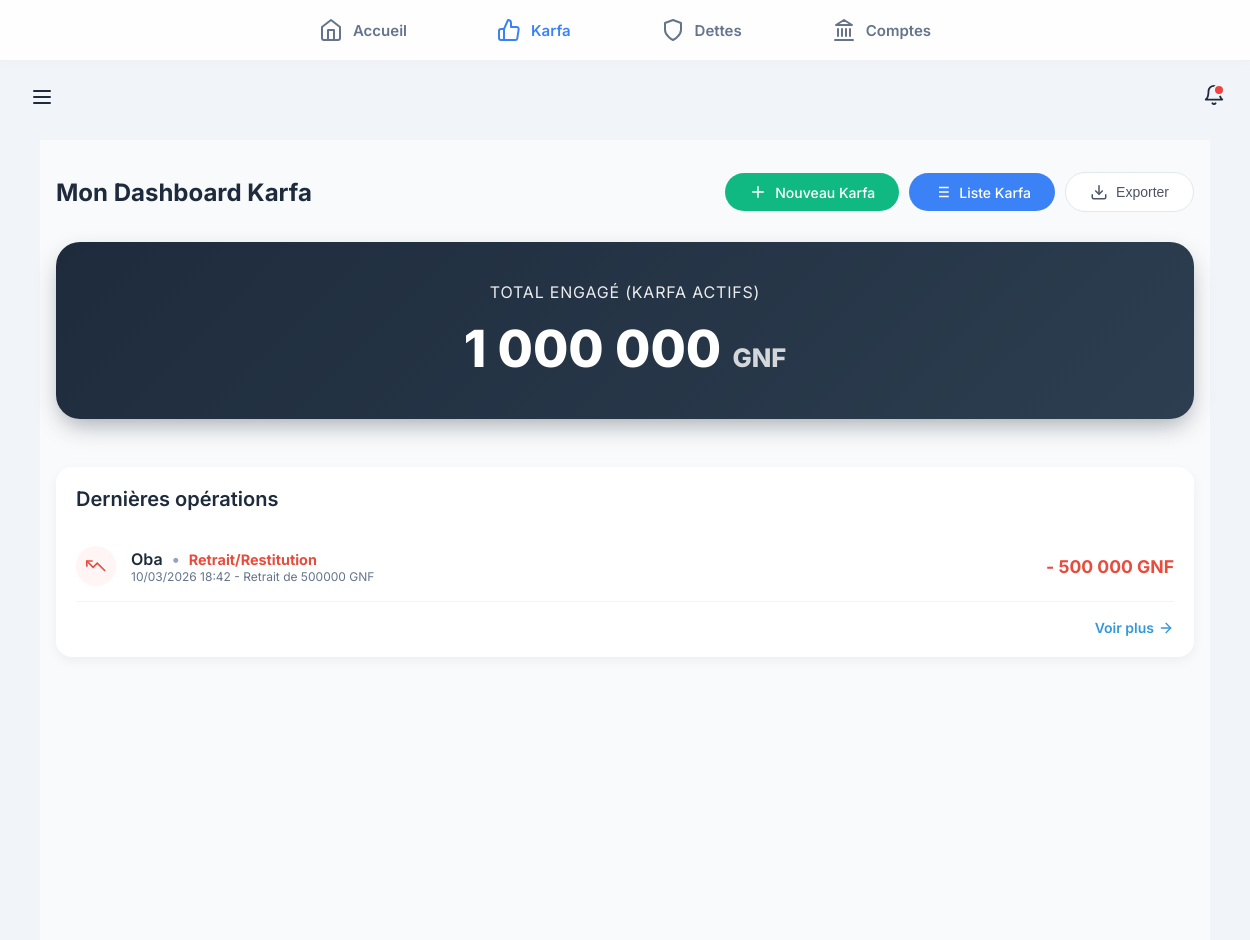
/karfa/ (signed in), run on an earlier commit of the app's database.
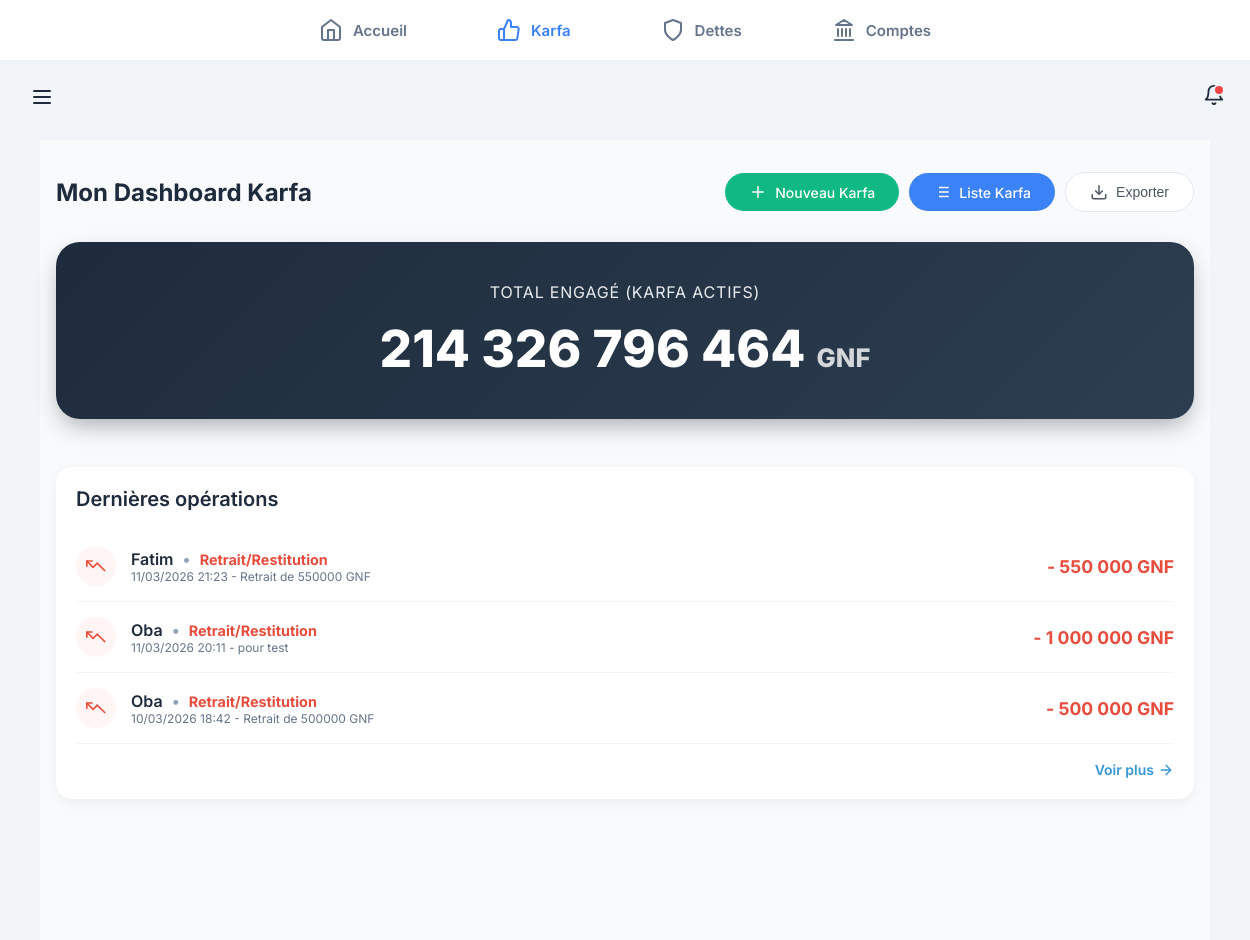
And on a later commit of the database.
### backend/modules/karfa/models/mouvement.py (models this page shows, shortened)
class MouvementKarfa(models.Model):
    TYPE_CREATION = 'CREATION'
    TYPE_AJOUT = 'AJOUT'
    TYPE_RETRAIT = 'RETRAIT'
    TYPE_ANNULATION = 'ANNULATION'
    CHOIX_TYPE = [
        (TYPE_CREATION, 'Création'),
        (TYPE_AJOUT, 'Ajout de fonds'),
        (TYPE_RETRAIT, 'Retrait/Restitution'),
        (TYPE_ANNULATION, 'Annulation'),
    ]
    id = models.UUIDField(
        primary_key=True,
        default=uuid.uuid4,
        editable=False,
        verbose_name='ID'
    )
    karfa = models.ForeignKey(
        'karfa.Karfa',  # Import différé pour éviter circularité
        on_delete=models.CASCADE,
        related_name='mouvements',
        verbose_name='Karfa'
    )
    type = models.CharField(
        max_length=20,
        choices=CHOIX_TYPE,
        verbose_name='Type de mouvement'
    )
    montant = models.DecimalField(
        max_digits=15,
        decimal_places=0,
        verbose_name='Montant (GNF)'
    )
    solde_apres = models.DecimalField(
        max_digits=15,
        decimal_places=0,
        verbose_name='Solde après opération (GNF)'
    )
    date = models.DateTimeField(
        auto_now_add=True,
        verbose_name='Date du mouvement'
    )
    note = models.TextField(
        blank=True,
        verbose_name='Note/Commentaire'
    )
    cree_par = models.ForeignKey(
        User,
        on_delete=models.SET_NULL,
        null=True,
        blank=True,
        related_name='mouvements_karfa',
        verbose_name='Créé par'
    )
    justificatif = models.ImageField(
        upload_to='karfa/mouvements/%Y/%m/',
        null=True,
        blank=True,
        verbose_name='Justificatif'
    )
    class Meta:
        verbose_name = 'Mouvement de Karfa'
        verbose_name_plural = 'Mouvements de Karfa'
        ordering = ['-date']
        indexes = [
            models.Index(fields=['karfa', '-date']),
            models.Index(fields=['type', 'date']),
        ]

### backend/modules/karfa/models/karfa_model.py (models this page shows, shortened)
class Karfa(models.Model):
    STATUT_ACTIF = 'ACTIF'
    STATUT_PARTIELLEMENT_RENDU = 'PARTIELLEMENT_RENDU'
    STATUT_RENDU_TOTAL = 'RENDU_TOTAL'
    STATUT_EN_LITIGE = 'EN_LITIGE'
    CHOIX_STATUT = [
        (STATUT_ACTIF, 'En main'),
        (STATUT_PARTIELLEMENT_RENDU, 'Partiellement rendu'),
        (STATUT_RENDU_TOTAL, 'Rendu totalement'),
        (STATUT_EN_LITIGE, 'En litige'),
    ]
    id = models.UUIDField(
        primary_key=True,
        default=uuid.uuid4,
        editable=False,
        verbose_name='ID'
    )
    beneficiaire = models.CharField(
        max_length=100,
        verbose_name='Bénéficiaire'
    )
    montant_initial = models.DecimalField(
        max_digits=12,
        decimal_places=0,
        validators=[MinValueValidator(0)],
        verbose_name='Montant initial (GNF)'
    )
    montant_actuel = models.DecimalField(
        max_digits=12,
        decimal_places=0,
        validators=[MinValueValidator(0)],
        default=0,
        verbose_name='Montant actuel (GNF)'
    )
    devise = models.CharField(
        max_length=3,
        default='GNF',
        editable=False,
        verbose_name='Devise'
    )
    date_creation = models.DateTimeField(
        auto_now_add=True,
        verbose_name='Date de création'
    )
    date_rendu_total = models.DateTimeField(
        null=True,
        blank=True,
        verbose_name='Date de restitution totale'
    )
    statut = models.CharField(
        max_length=20,
        choices=CHOIX_STATUT,
        default=STATUT_ACTIF,
        verbose_name='Statut'
    )
    motif = models.TextField(
        blank=True,
        verbose_name='Motif du dépôt'
    )
    justificatif = models.ImageField(
        upload_to='karfa/justificatifs/%Y/%m/',
        null=True,
        blank=True,
        verbose_name='Justificatif (photo/reçu)'
    )
    archive = models.BooleanField(
        default=False,
        verbose_name='Archivé'
    )
    date_archivage = models.DateTimeField(
        null=True,
        blank=True,
        verbose_name='Date d\'archivage'
    )
    cree_par = models.ForeignKey(
        User,
        on_delete=models.SET_NULL,
        null=True,
        related_name='karfas_crees',
        verbose_name='Créé par'
    )
    class Meta:
        verbose_name = 'Karfa'
        verbose_name_plural = 'Karfas'
        ordering = ['-date_creation']
        constraints = [
            models.UniqueConstraint(
                fields=['beneficiaire', 'motif', 'date_creation'],
                name='unique_karfa_par_beneficiaire_motif_date',
                condition=models.Q(archive=False)
            )
        ]

### backend/modules/karfa/views/liste.py (the view)
# urls.py: path('', karfa_list, name='karfa_list'),
@login_required
def karfa_list(request):
    karfas = Karfa.objects.filter(cree_par=request.user, archive=False)
    total_engage = karfas.aggregate(total=Sum('montant_actuel'))['total'] or 0
    dernieres_ops = MouvementKarfa.objects.filter(karfa__cree_par=request.user).order_by('-date')[:5]
    context = {
        'karfas': karfas,
        'total_engage': total_engage,
        'dernieres_ops': dernieres_ops,
    }
    return render(request, 'modules/karfa/list.html', context)

### backend/modules/core/templatetags/custom_filters.py (called while the page is built)
@register.filter
def milliers(value):
    try:
        num = float(value)
        if num == int(num):
            return f"{int(num):,}".replace(",", " ")
        return f"{num:,.3f}".rstrip('0').rstrip('.').replace(",", " ").replace(".", ",")
    except:
        return value

### frontend/templates/modules/karfa/list.html (shortened to what the changed rows need)
{% extends 'base.html' %}
{% load static %}
{% load custom_filters %}
{% block content %}
<link rel="stylesheet" href="{% static 'css/karfa.css' %}">
<div class="karfa-dashboard">
    <div class="dashboard-container">
        <header class="dashboard-header" style="display: flex; justify-content: space-between; align-items: center; margin-bottom: 30px; flex-wrap: wrap; gap: 15px;">
            <h1 class="dashboard-title" style="margin: 0; font-size: 24px; font-weight: 700; color: #1e2b3c;">Mon Dashboard Karfa</h1>
        </header>
        <div class="balance-card" style="display: flex; flex-direction: column; align-items: center; justify-content: center; text-align: center; padding: 40px 20px;">
            <div class="balance-main" style="display: flex; flex-direction: column; align-items: center; width: 100%;">
                <span class="balance-label" style="font-size: 1rem; opacity: 0.9; margin-bottom: 8px;">Total Engagé (Karfa Actifs)</span>
                <span class="balance-amount" style="font-size: clamp(1.8rem, 8vw, 3.2rem); word-break: break-all; line-height: 1.2;">{{ total_engage|default:0|milliers }} <span style="font-size: 0.5em; opacity: 0.8;">GNF</span></span>
            </div>
        </div>
        <div style="background: white; border-radius: 16px; padding: 20px; box-shadow: 0 4px 12px rgba(0,0,0,0.05); margin-bottom: 30px;">
            <div class="op-list" style="display: flex; flex-direction: column;">
                {% for op in dernieres_ops %}
                <div style="display: flex; justify-content: space-between; align-items: center; padding: 15px 0; border-bottom: 1px solid #f1f5f9;">
                    <div style="display: flex; align-items: center; gap: 15px;">
                        <div style="width: 40px; height: 40px; border-radius: 50%; background: {% if op.type == 'AJOUT' %}#ebf5ff{% else %}#fff5f5{% endif %}; display: flex; align-items: center; justify-content: center;">
                            {% if op.type == 'AJOUT' %}
                            <svg width="20" height="20" viewBox="0 0 24 24" fill="none" stroke="#27ae60" stroke-width="2">
                                <line x1="12" y1="5" x2="12" y2="19"></line>
                                <line x1="5" y1="12" x2="19" y2="12"></line>
                            </svg>
                            {% else %}
                            <svg width="20" height="20" viewBox="0 0 24 24" fill="none" stroke="#e74c3c" stroke-width="2">
                                <polyline points="23 18 13.5 8.5 8.5 13.5 1 6"></polyline>
                                <polyline points="1 13 1 6 8 6"></polyline>
                            </svg>
                            {% endif %}
                        </div>
                        <div>
                            <div style="font-weight: 600; color: #1e2b3c;">
                                <a href="{% url 'karfa:detail_karfa' op.karfa.id %}" style="text-decoration: none; color: inherit;">
                                    {{ op.karfa.beneficiaire }}
                                </a>
                                <span style="color: #94a3b8; margin: 0 5px;">•</span>
                                <span style="color: {% if op.type == 'AJOUT' %}#27ae60{% else %}#e74c3c{% endif %}; font-size: 0.9em; font-weight: 700;">
                                    {{ op.get_type_display }}
                                </span>
                            </div>
                            <div style="font-size: 12px; color: #64748b;">
                                {{ op.date|date:"d/m/Y H:i" }}
                                {% if op.note %} - {{ op.note }}{% endif %}
                            </div>
                        </div>
                    </div>
                    <div style="text-align: right;">
                        <div style="font-weight: 700; color: {% if op.type == 'AJOUT' %}#27ae60{% else %}#e74c3c{% endif %}; font-size: 1.1em; white-space: nowrap;">
                            {% if op.type == 'AJOUT' %}+{% else %}-{% endif %} {{ op.montant|milliers }} GNF
                        </div>
                    </div>
                </div>
                {% empty %}
                <p style="text-align: center; color: #64748b; padding: 20px 0;">Aucune opération récente.</p>
                {% endfor %}
            </div>
        </div>
    </div>
</div>
{% endblock %}

What changed in the data, as far as the page shows it:
added MouvementKarfa: karfa.beneficiaire "Fatim", type "Retrait/Restitution", date "11/03/2026 21:23", note "Retrait de 550000 GNF", montant|milliers "550 000"
added MouvementKarfa: karfa.beneficiaire "Oba", type "Retrait/Restitution", date "11/03/2026 20:11", note "pour test", montant|milliers "1 000 000"
Also different on the page:
{{ total_engage|default:0|milliers }}: "1 000 000" → "214 326 796 464"
